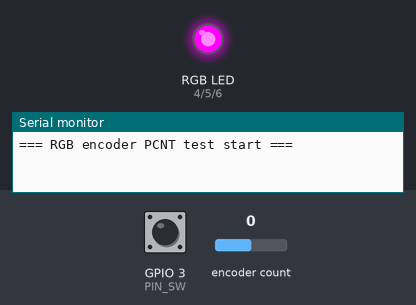
The sketch below on a simulated ESP32. On the bench: an RGB LED mixed from three pins (HIGH = lit), the last lines printed to the serial monitor. The test bench sets the inputs (shaded band); at power-on: encoder count 0, GPIO 3 (PIN_SW) LOW.

Above: at 2.4 s.
2.5 s: encoder count set to -1
At 3.0 s:
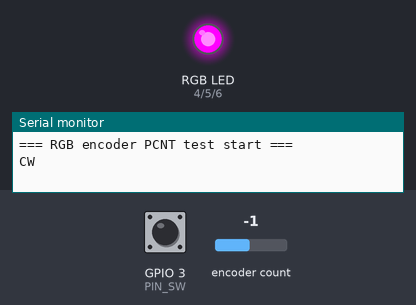
4.0 s: GPIO 3 (PIN_SW) pulled HIGH for 0.15 s
At 4.09 s:
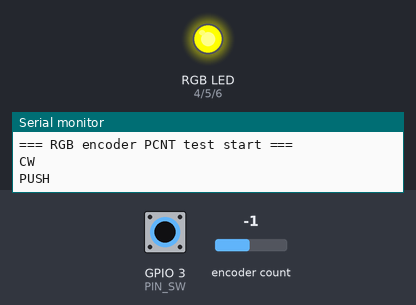
5.6 s: GPIO 3 (PIN_SW) pulled HIGH for 3.2 s
At 9.1 s:
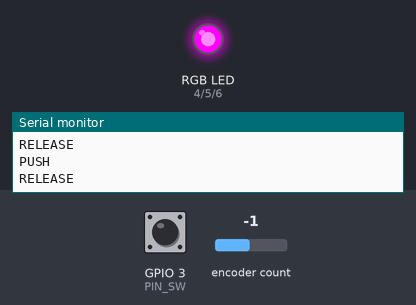
10.3 s: encoder count set to 0
At 11.3 s:
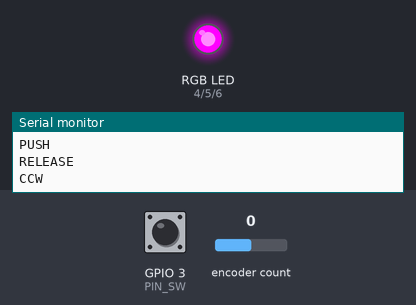
Timing chart, 0 to 12.8 s (numbered marks = the images above; inputs shaded):
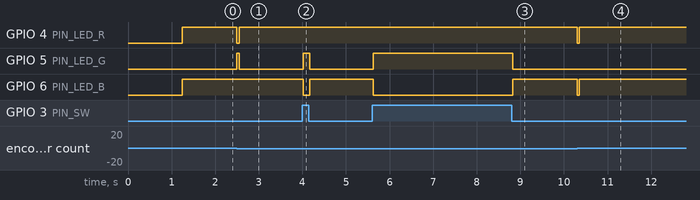

Measured:
- after the input at 2.5 s, GPIO 4 (PIN_LED_R): HIGH → LOW at once, → HIGH 0.05 s later; GPIO 5 (PIN_LED_G): LOW → HIGH at once, → LOW 0.05 s later
- after the input at 4.0 s, GPIO 5 (PIN_LED_G): LOW → HIGH at once, → LOW 0.15 s later; GPIO 6 (PIN_LED_B): HIGH → LOW at once, → HIGH 0.15 s later
- after the input at 5.6 s, GPIO 5 (PIN_LED_G): LOW → HIGH at once, → LOW 3.2 s later; GPIO 6 (PIN_LED_B): HIGH → LOW at once, → HIGH 3.2 s later
- after the input at 10.3 s, GPIO 4 (PIN_LED_R), GPIO 6 (PIN_LED_B): HIGH → LOW at once, → HIGH 0.05 s later

The sketch:

CHECK_YODAN.ino
```cpp
#include <ESP32Encoder.h>

const int PIN_SW    = D2;
const int PIN_LED_R = D3;
const int PIN_LED_G = D4;
const int PIN_LED_B = D5;

// 共通アノード想定
const bool LED_COMMON_ANODE = true;

ESP32Encoder encoder;

long lastCount = 0;
int swLast = LOW;
unsigned long swLastChangeMs = 0;
const unsigned long SW_DEBOUNCE_MS = 20;

void ledWrite(bool r, bool g, bool b) {
  if (LED_COMMON_ANODE) {
    digitalWrite(PIN_LED_R, r ? LOW : HIGH);
    digitalWrite(PIN_LED_G, g ? LOW : HIGH);
    digitalWrite(PIN_LED_B, b ? LOW : HIGH);
  } else {
    digitalWrite(PIN_LED_R, r ? HIGH : LOW);
    digitalWrite(PIN_LED_G, g ? HIGH : LOW);
    digitalWrite(PIN_LED_B, b ? HIGH : LOW);
  }
}

void ledGreen() { ledWrite(false, true,  false); }
void ledBlue()  { ledWrite(false, false, true ); }
void ledRed()   { ledWrite(true,  false, false); }
void ledWhite() { ledWrite(true,  true,  true ); }

void setup() {
  Serial.begin(115200);
  delay(1000);

  pinMode(PIN_SW, INPUT_PULLDOWN);
  pinMode(PIN_LED_R, OUTPUT);
  pinMode(PIN_LED_G, OUTPUT);
  pinMode(PIN_LED_B, OUTPUT);

  ledWhite();
  delay(250);
  ledGreen();

  // weak pullup を内部で使う設定
  ESP32Encoder::useInternalWeakPullResistors = puType::up;

  // A, B の順
  encoder.attachHalfQuad(D0, D1);
  encoder.clearCount();
  lastCount = encoder.getCount();

  swLast = digitalRead(PIN_SW);

  Serial.println("=== RGB encoder PCNT test start ===");
}

void loop() {
  long count = encoder.getCount();

static long accum = 0;

if (count != lastCount) {
  long diff = count - lastCount;
  accum += diff;
  lastCount = count;

  if (accum >= 2) {
    accum = 0;
    Serial.println("CCW");   // いまは名前を反転
    ledWhite();
    delay(50);
    ledGreen();
  } else if (accum <= -2) {
    accum = 0;
    Serial.println("CW");    // いまは名前を反転
    ledRed();
    delay(50);
    ledGreen();
  }
}
  int swNow = digitalRead(PIN_SW);
  if (swNow != swLast) {
    delay(SW_DEBOUNCE_MS);
    swNow = digitalRead(PIN_SW);

    if (swNow != swLast) {
      swLast = swNow;
      if (swNow == HIGH) {
        Serial.println("PUSH");
        ledBlue();
      } else {
        Serial.println("RELEASE");
        ledGreen();
      }
    }
  }
}
```
